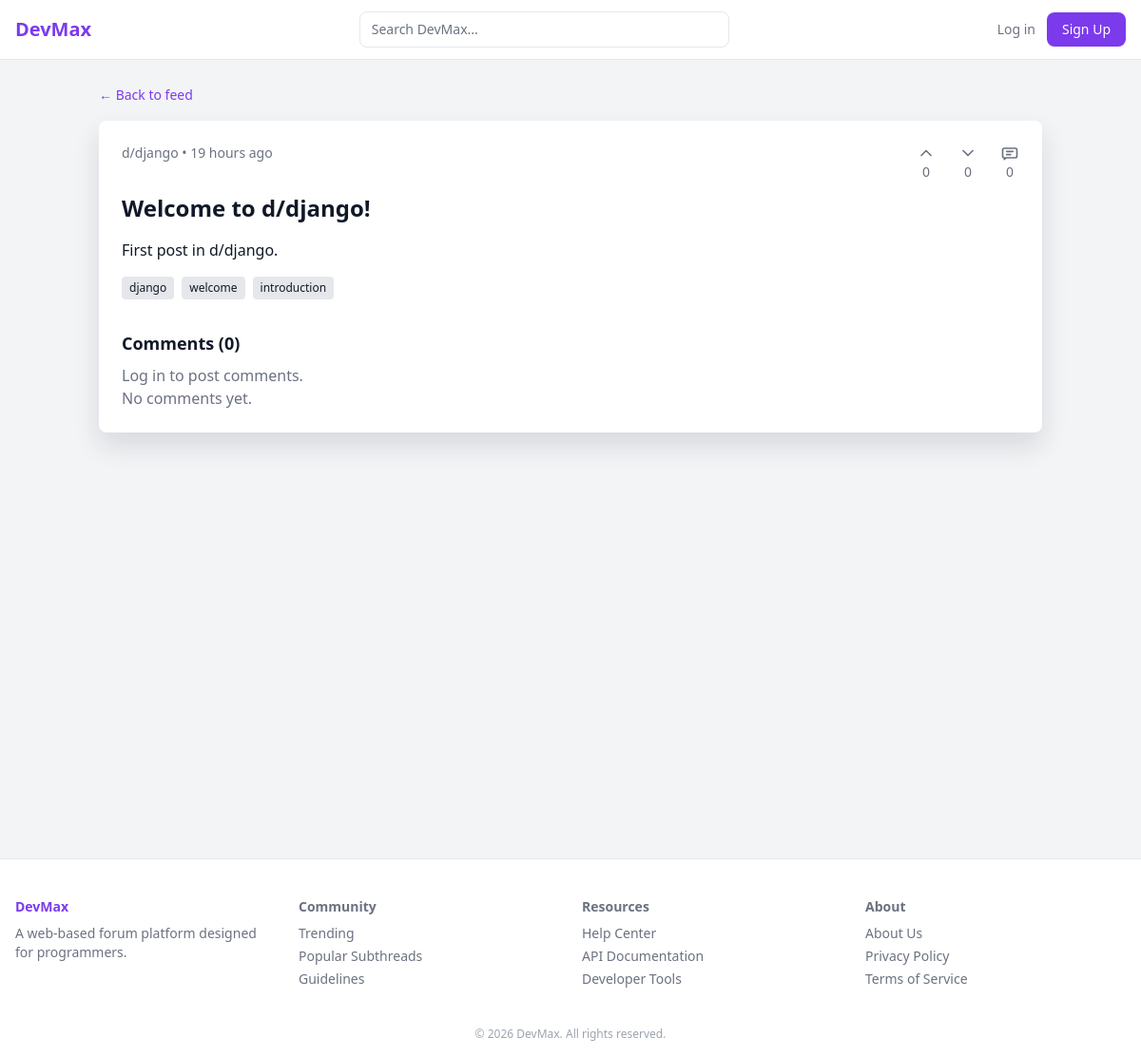
The app's page /main/post/8/ with its own data.
### main/models.py (models this page shows, shortened)
class Subthread(models.Model):
    name = models.CharField(max_length=100, unique=True)
    description = models.TextField(blank=True)
    created_by = models.ForeignKey(User, on_delete=models.CASCADE)
    members = models.IntegerField(default=0)
    created_at = models.DateTimeField(auto_now_add=True)
    class Meta:
        ordering = ['-created_at']

class Post(models.Model):
    title = models.CharField(max_length=200)
    content = models.TextField()
    subthread = models.ForeignKey(Subthread, on_delete=models.CASCADE)
    author = models.ForeignKey(User, on_delete=models.CASCADE)
    created_at = models.DateTimeField(auto_now_add=True)
    upvotes = models.IntegerField(default=0)
    downvotes = models.IntegerField(default=0)
    class Meta:
        ordering = ['-created_at']

### main/views.py (the view, shortened to what this page needs)
# urls.py: path('post/<int:post_id>/', post_detail, name='post_detail'),
def post_detail(request, post_id):
    return_to_subthread = request.GET.get("from_subthread", "").strip()
    if return_to_subthread and Subthread.objects.filter(name=return_to_subthread).exists():
        back_url = reverse("main:subthread_detail", kwargs={"name": return_to_subthread})
    else:
        return_to_subthread = ""
        back_url = reverse("main:index")
    try:
        post = Post.objects.select_related("subthread", "author").get(id=post_id)
        current_user_vote = ""
        comments = list(
            Comment.objects.filter(post=post, parent=None)
            .select_related("author")
            .prefetch_related("replies__author")
        )
        comment_vote_map = {}
        for comment in comments:
            comment.current_user_vote = comment_vote_map.get(comment.id, "")
            for reply in comment.replies.all():
                reply.current_user_vote = comment_vote_map.get(reply.id, "")
        post_data = {
            "id": post.id,
            "title": post.title,
            "subthread": post.subthread.name,
            "upvotes": post.upvotes,
            "downvotes": post.downvotes,
            "comments": len(comments) + sum(comment.replies.count() for comment in comments),
            "timeAgo": post.created_at.strftime("%H hours ago"),
            "content": post.content,
            "tags": _related_tags(post.subthread.name, post.title, post.content),
        }
        return render(
            request,
            "post_detail.html",
            {
                "post": post_data,
                "comments": comments,
                "back_url": back_url,
                "current_user_vote": current_user_vote,
                "return_to_subthread": return_to_subthread,
            },
        )
    except Post.DoesNotExist:
        fallback_posts = {
            1: {
                "id": 1,
                "title": "How to optimize React performance?",
                "subthread": "react",
                "timeAgo": "2 hours ago",
                "content": "Full post content here...",
                "tags": ["react", "performance"],
                "upvotes": 1234,
                "downvotes": 10,
                "comments": 89,
            },
            2: {
                "id": 2,
                "title": "Understanding TypeScript Generics",
                "subthread": "typescript",
                "timeAgo": "4 hours ago",
                "content": "Full post content here...",
                "tags": ["typescript"],
                "upvotes": 987,
                "downvotes": 5,
                "comments": 54,
            },
        }
        post = fallback_posts.get(int(post_id))
        if post is None:
            from django.http import Http404
            raise Http404("Post not found")
        return render(
            request,
            "post_detail.html",
            {
                "post": post,
                "comments": [],
                "back_url": back_url,
                "current_user_vote": "",
                "return_to_subthread": return_to_subthread,
            },
        )

### main/context_processors.py (called while the page is built)
def display_mode(request):
    if not request.user.is_authenticated:
        return {"display_mode": "light"}
    preference, _ = UserPreference.objects.get_or_create(user=request.user)
    return {"display_mode": preference.display_mode}

### main/views.py (called while the page is built, shortened)
def _related_tags(subthread_name, title, content):
    haystack = f"{subthread_name} {title} {content}".lower()
    if "welcome to d/" in title.lower():
        return [subthread_name, "welcome", "introduction"]

### main/templates/post_detail.html
{% extends "base.html" %}
{% block content %}
<div class="container mx-auto px-4 py-6">
  <a href="{{ back_url }}" class="text-sm text-purple-600 hover:underline">&larr; Back to feed</a>
  <div class="bg-white p-6 rounded-lg shadow mt-4">
    <div class="flex justify-between text-gray-500 text-sm">
      <span>d/{{ post.subthread }} &bull; {{ post.timeAgo }}</span>
      <div class="flex items-start gap-6">
        {% if user.is_authenticated %}
        <form method="post" action="{% url 'main:vote_post' post.id %}" class="flex-shrink-0">
          {% csrf_token %}
          <input type="hidden" name="vote_type" value="up">
          {% if return_to_subthread %}
          <input type="hidden" name="return_to_subthread" value="{{ return_to_subthread }}">
          {% endif %}
          <button
            type="submit"
            class="inline-flex w-10 flex-col items-center gap-1.5 text-center leading-none {% if current_user_vote == 'up' %}vote-up-active{% else %}vote-neutral{% endif %}"
            aria-label="Upvote post"
          >
            <svg class="h-5 w-5" fill="none" stroke="currentColor" viewBox="0 0 24 24" aria-hidden="true">
              <path stroke-linecap="round" stroke-linejoin="round" stroke-width="2" d="M6 15l6-6 6 6"/>
            </svg>
            <span>{{ post.upvotes }}</span>
          </button>
        </form>
        <form method="post" action="{% url 'main:vote_post' post.id %}" class="flex-shrink-0">
          {% csrf_token %}
          <input type="hidden" name="vote_type" value="down">
          {% if return_to_subthread %}
          <input type="hidden" name="return_to_subthread" value="{{ return_to_subthread }}">
          {% endif %}
          <button
            type="submit"
            class="inline-flex w-10 flex-col items-center gap-1.5 text-center leading-none {% if current_user_vote == 'down' %}vote-down-active{% else %}vote-neutral{% endif %}"
            aria-label="Downvote post"
          >
            <svg class="h-5 w-5" fill="none" stroke="currentColor" viewBox="0 0 24 24" aria-hidden="true">
              <path stroke-linecap="round" stroke-linejoin="round" stroke-width="2" d="M18 9l-6 6-6-6"/>
            </svg>
            <span>{{ post.downvotes }}</span>
          </button>
        </form>
        <span class="inline-flex w-10 flex-col items-center gap-1.5 text-center leading-none text-gray-500">
          <svg class="h-5 w-5" fill="none" stroke="currentColor" viewBox="0 0 24 24" aria-hidden="true">
            <path stroke-linecap="round" stroke-linejoin="round" stroke-width="2" d="M8 10h8M8 14h5m-8 6l2.5-2H19a2 2 0 002-2V8a2 2 0 00-2-2H5a2 2 0 00-2 2v8a2 2 0 002 2h.5L5 20z"/>
          </svg>
          <span>{{ post.comments }}</span>
        </span>
        {% else %}
        <span class="inline-flex w-10 flex-col items-center gap-1.5 text-center leading-none vote-neutral">
          <svg class="h-5 w-5" fill="none" stroke="currentColor" viewBox="0 0 24 24" aria-hidden="true">
            <path stroke-linecap="round" stroke-linejoin="round" stroke-width="2" d="M6 15l6-6 6 6"/>
          </svg>
          <span>{{ post.upvotes }}</span>
        </span>
        <span class="inline-flex w-10 flex-col items-center gap-1.5 text-center leading-none vote-neutral">
          <svg class="h-5 w-5" fill="none" stroke="currentColor" viewBox="0 0 24 24" aria-hidden="true">
            <path stroke-linecap="round" stroke-linejoin="round" stroke-width="2" d="M18 9l-6 6-6-6"/>
          </svg>
          <span>{{ post.downvotes }}</span>
        </span>
        <span class="inline-flex w-10 flex-col items-center gap-1.5 text-center leading-none text-gray-500">
          <svg class="h-5 w-5" fill="none" stroke="currentColor" viewBox="0 0 24 24" aria-hidden="true">
            <path stroke-linecap="round" stroke-linejoin="round" stroke-width="2" d="M8 10h8M8 14h5m-8 6l2.5-2H19a2 2 0 002-2V8a2 2 0 00-2-2H5a2 2 0 00-2 2v8a2 2 0 002 2h.5L5 20z"/>
          </svg>
          <span>{{ post.comments }}</span>
        </span>
        {% endif %}
      </div>
    </div>
    <h1 class="text-2xl font-semibold mt-3">{{ post.title }}</h1>
    <p class="text-gray-700 mt-4">{{ post.content }}</p>
    <div class="flex flex-wrap gap-2 mt-4">
      {% for tag in post.tags %}
        <span class="bg-gray-200 px-2 py-1 text-xs rounded">{{ tag }}</span>
      {% endfor %}
    </div>
    <div id="comments" class="mt-8">
      <h2 class="text-lg font-semibold mb-2">Comments ({{ post.comments }})</h2>
      {% if user.is_authenticated %}
      <form method="post" action="{% url 'main:post_comment' post.id %}" class="mb-4">
        {% csrf_token %}
        {% if return_to_subthread %}
        <input type="hidden" name="return_to_subthread" value="{{ return_to_subthread }}">
        {% endif %}
        <textarea name="content" placeholder="Write a comment..." class="w-full p-2 border rounded" required></textarea>
        <button type="submit" class="mt-2 bg-purple-600 text-white px-4 py-2 rounded hover:bg-purple-700">Post Comment</button>
      </form>
      {% else %}
      <p class="text-gray-500 mb-4">Log in to post comments.</p>
      {% endif %}
      {% for comment in comments %}
      <div class="border-l-2 border-gray-200 pl-4 mb-4">
        <div class="flex items-start justify-between gap-4">
          <span class="text-sm text-gray-500">{{ comment.author.username }} &bull; {{ comment.created_at|timesince }} ago</span>
          <div class="flex items-start gap-5">
            <form method="post" action="{% url 'main:vote_comment' comment.id %}" class="flex-shrink-0">
              {% csrf_token %}
              <input type="hidden" name="vote_type" value="up">
              {% if return_to_subthread %}
              <input type="hidden" name="return_to_subthread" value="{{ return_to_subthread }}">
              {% endif %}
              <button
                type="submit"
                class="inline-flex w-10 flex-col items-center gap-1.5 text-center leading-none {% if comment.current_user_vote == 'up' %}vote-up-active{% else %}vote-neutral{% endif %}"
                aria-label="Upvote comment"
              >
                <svg class="h-5 w-5" fill="none" stroke="currentColor" viewBox="0 0 24 24" aria-hidden="true">
                  <path stroke-linecap="round" stroke-linejoin="round" stroke-width="2" d="M6 15l6-6 6 6"/>
                </svg>
                <span>{{ comment.upvotes }}</span>
              </button>
            </form>
            <form method="post" action="{% url 'main:vote_comment' comment.id %}" class="flex-shrink-0">
              {% csrf_token %}
              <input type="hidden" name="vote_type" value="down">
              {% if return_to_subthread %}
              <input type="hidden" name="return_to_subthread" value="{{ return_to_subthread }}">
              {% endif %}
              <button
                type="submit"
                class="inline-flex w-10 flex-col items-center gap-1.5 text-center leading-none {% if comment.current_user_vote == 'down' %}vote-down-active{% else %}vote-neutral{% endif %}"
                aria-label="Downvote comment"
              >
                <svg class="h-5 w-5" fill="none" stroke="currentColor" viewBox="0 0 24 24" aria-hidden="true">
                  <path stroke-linecap="round" stroke-linejoin="round" stroke-width="2" d="M18 9l-6 6-6-6"/>
                </svg>
                <span>{{ comment.downvotes }}</span>
              </button>
            </form>
          </div>
        </div>
        <p class="mt-2">{{ comment.content }}</p>
        {% if user.is_authenticated %}
        <form method="post" action="{% url 'main:post_comment' post.id %}" class="mt-2">
          {% csrf_token %}
          <input type="hidden" name="parent_id" value="{{ comment.id }}">
          {% if return_to_subthread %}
          <input type="hidden" name="return_to_subthread" value="{{ return_to_subthread }}">
          {% endif %}
          <textarea name="content" placeholder="Reply..." class="w-full p-1 border rounded text-sm" required></textarea>
          <button type="submit" class="mt-1 bg-purple-600 text-white px-3 py-1 rounded text-sm hover:bg-purple-700">Reply</button>
        </form>
        {% endif %}
        {% for reply in comment.replies.all %}
        <div class="border-l-2 border-gray-100 pl-4 mt-2">
          <div class="flex items-start justify-between gap-4">
            <span class="text-sm text-gray-500">{{ reply.author.username }} &bull; {{ reply.created_at|timesince }} ago</span>
            <div class="flex items-start gap-5">
              <form method="post" action="{% url 'main:vote_comment' reply.id %}" class="flex-shrink-0">
                {% csrf_token %}
                <input type="hidden" name="vote_type" value="up">
                {% if return_to_subthread %}
                <input type="hidden" name="return_to_subthread" value="{{ return_to_subthread }}">
                {% endif %}
                <button
                  type="submit"
                  class="inline-flex w-10 flex-col items-center gap-1.5 text-center leading-none {% if reply.current_user_vote == 'up' %}vote-up-active{% else %}vote-neutral{% endif %}"
                  aria-label="Upvote reply"
                >
                  <svg class="h-5 w-5" fill="none" stroke="currentColor" viewBox="0 0 24 24" aria-hidden="true">
                    <path stroke-linecap="round" stroke-linejoin="round" stroke-width="2" d="M6 15l6-6 6 6"/>
                  </svg>
                  <span>{{ reply.upvotes }}</span>
                </button>
              </form>
              <form method="post" action="{% url 'main:vote_comment' reply.id %}" class="flex-shrink-0">
                {% csrf_token %}
                <input type="hidden" name="vote_type" value="down">
                {% if return_to_subthread %}
                <input type="hidden" name="return_to_subthread" value="{{ return_to_subthread }}">
                {% endif %}
                <button
                  type="submit"
                  class="inline-flex w-10 flex-col items-center gap-1.5 text-center leading-none {% if reply.current_user_vote == 'down' %}vote-down-active{% else %}vote-neutral{% endif %}"
                  aria-label="Downvote reply"
                >
                  <svg class="h-5 w-5" fill="none" stroke="currentColor" viewBox="0 0 24 24" aria-hidden="true">
                    <path stroke-linecap="round" stroke-linejoin="round" stroke-width="2" d="M18 9l-6 6-6-6"/>
                  </svg>
                  <span>{{ reply.downvotes }}</span>
                </button>
              </form>
            </div>
          </div>
          <p class="mt-1 text-sm">{{ reply.content }}</p>
        </div>
        {% endfor %}
      </div>
      {% empty %}
      <p class="text-gray-500">No comments yet.</p>
      {% endfor %}
    </div>
  </div>
</div>
{% endblock %}

### main/templates/base.html (style rules this page uses)
:root { color-scheme: light; --page-bg: #f3f4f6; --surface: #ffffff; --surface-soft: #e5e7eb; --header-bg: rgba(255, 255, 255, 0.94); --text-main: #111827; --text-muted: #6b7280; --text-soft: #9ca3af; --border-color: #e5e7eb; --accent: #7c3aed; --accent-hover: #6d28d9; --danger: #dc2626; --danger-hover: #b91c1c; --hover-surface: #f9fafb; --input-bg: #ffffff; --shadow-color: rgba(15, 23, 42, 0.12); }
body { background-color: var(--page-bg) !important; color: var(--text-main) !important; transition: background-color 180ms ease, color 180ms ease; }
body .bg-white { background-color: var(--surface) !important; }
body .bg-gray-200 { background-color: var(--surface-soft) !important; }
body .text-gray-900, body .text-gray-700 { color: var(--text-main) !important; }
body .text-gray-600, body .text-gray-500 { color: var(--text-muted) !important; }
body .text-purple-600 { color: var(--accent) !important; }
body .shadow { box-shadow: 0 14px 28px var(--shadow-color) !important; }
.vote-neutral { color: var(--text-muted) !important; }

### records on screen
Subthread: subthread "django", tags "django"
Post: title "Welcome to d/django!", content "First post in d/django."

### other values on screen
{{ post.timeAgo }} "19 hours ago"
{{ post.upvotes }} "0"
{{ post.downvotes }} "0"
{{ post.comments }} "0"
{{ tag }} "welcome" "introduction"
